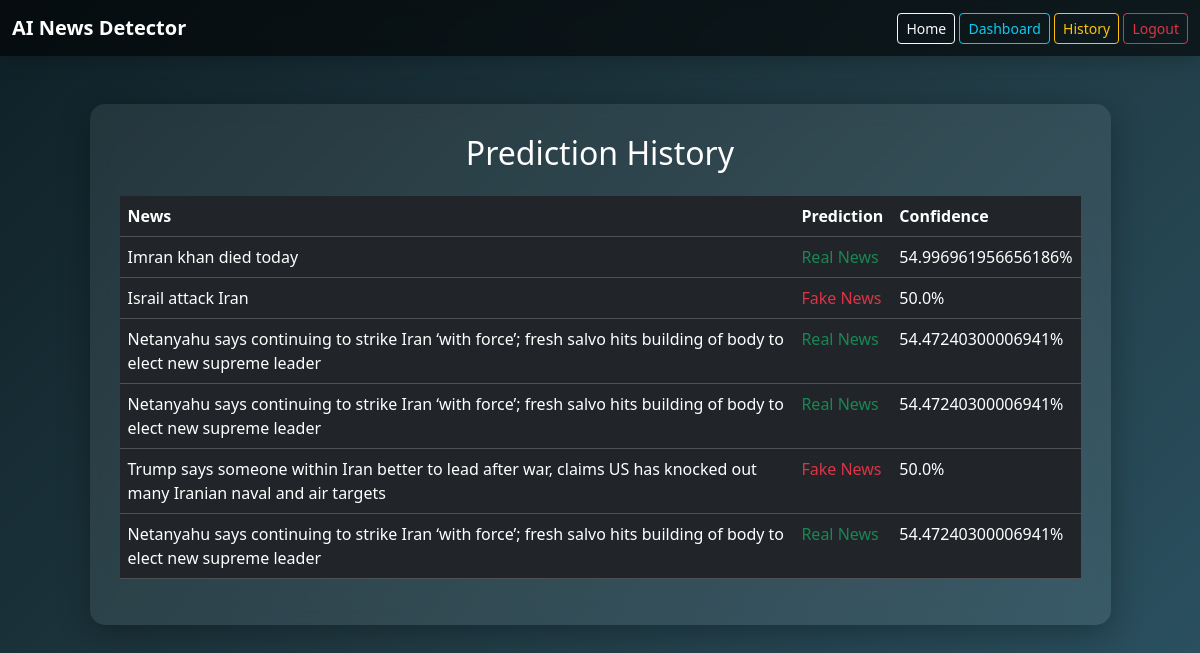
The app's page /history with its own data.
### tables this page shows
CREATE TABLE history(
        id INTEGER PRIMARY KEY AUTOINCREMENT,
        news TEXT,
        prediction TEXT,
        confidence REAL
    );

### app.py (the view)
@app.route("/history")
def history():
    conn = sqlite3.connect("news.db")
    c = conn.cursor()
    c.execute("SELECT news,prediction,confidence FROM history")
    data = c.fetchall()
    conn.close()
    return render_template("history.html", data=data)

### templates/history.html
{% extends "layout.html" %}
{% block content %}
<div class="row justify-content-center">
  <div class="col-md-11">
    <div class="main-card">
      <h2 class="mb-4 text-center">Prediction History</h2>
      <div class="table-responsive">
        <table class="table table-dark table-hover">
          <thead>
            <tr>
              <th>News</th>
              <th>Prediction</th>
              <th>Confidence</th>
            </tr>
          </thead>
          <tbody>
            {% for row in data %}
            <tr>
              <td>{{ row[0] }}</td>
              <td>
                {% if row[1]=="Real News" %}
                    <span class="text-success">{{ row[1] }}</span>
                {% else %}
                    <span class="text-danger">{{ row[1] }}</span>
                {% endif %}
              </td>
              <td>{{ row[2] }}%</td>
            </tr>
            {% endfor %}
          </tbody>
        </table>
      </div>
    </div>
  </div>
</div>
{% endblock %}

### templates/layout.html (shortened to what this page needs)
<!DOCTYPE html>
<html>
<head>
    <link href="https://cdn.jsdelivr.net/npm/bootstrap@5.3.2/dist/css/bootstrap.min.css" rel="stylesheet">
</head>
<body>
<nav class="navbar navbar-expand-lg navbar-dark shadow">
  <div class="container-fluid">
    <a class="navbar-brand fw-bold" href="/">AI News Detector</a>
    <div>
      <a href="/" class="btn btn-outline-light btn-sm">Home</a>
      <a href="/dashboard" class="btn btn-outline-info btn-sm">Dashboard</a>
      <a href="/history" class="btn btn-outline-warning btn-sm">History</a>
      <a href="/logout" class="btn btn-outline-danger btn-sm">Logout</a>
    </div>
  </div>
</nav>
<div class="container mt-5">
    {% block content %}{% endblock %}
</div>
</body>
</html>

### templates/layout.html (style rules this page uses)
body { background: linear-gradient(135deg, #0f2027, #203a43, #2c5364); color: white; min-height: 100vh; }
.main-card { background: rgba(255,255,255,0.08); backdrop-filter: blur(10px); border-radius: 15px; padding: 30px; box-shadow: 0px 8px 32px rgba(0,0,0,0.3); }
table { color: white !important; }
.navbar { background: rgba(0,0,0,0.6) !important; backdrop-filter: blur(8px); }

### records on screen
history: news "Imran khan died today", prediction "Real News", confidence "54.996961956656186"
history: news "Israil attack Iran", prediction "Fake News", confidence "50.0"
history: news "Netanyahu says continuing to strike Iran ‘with force’; fresh salvo hits building of body to elect new supreme leader", prediction "Real News", confidence "54.47240300006941"
history: news "Netanyahu says continuing to strike Iran ‘with force’; fresh salvo hits building of body to elect new supreme leader", prediction "Real News", confidence "54.47240300006941"
history: news "Trump says someone within Iran better to lead after war, claims US has knocked out many Iranian naval and air targets", prediction "Fake News", confidence "50.0"
history: news "Netanyahu says continuing to strike Iran ‘with force’; fresh salvo hits building of body to elect new supreme leader", prediction "Real News", confidence "54.47240300006941"
